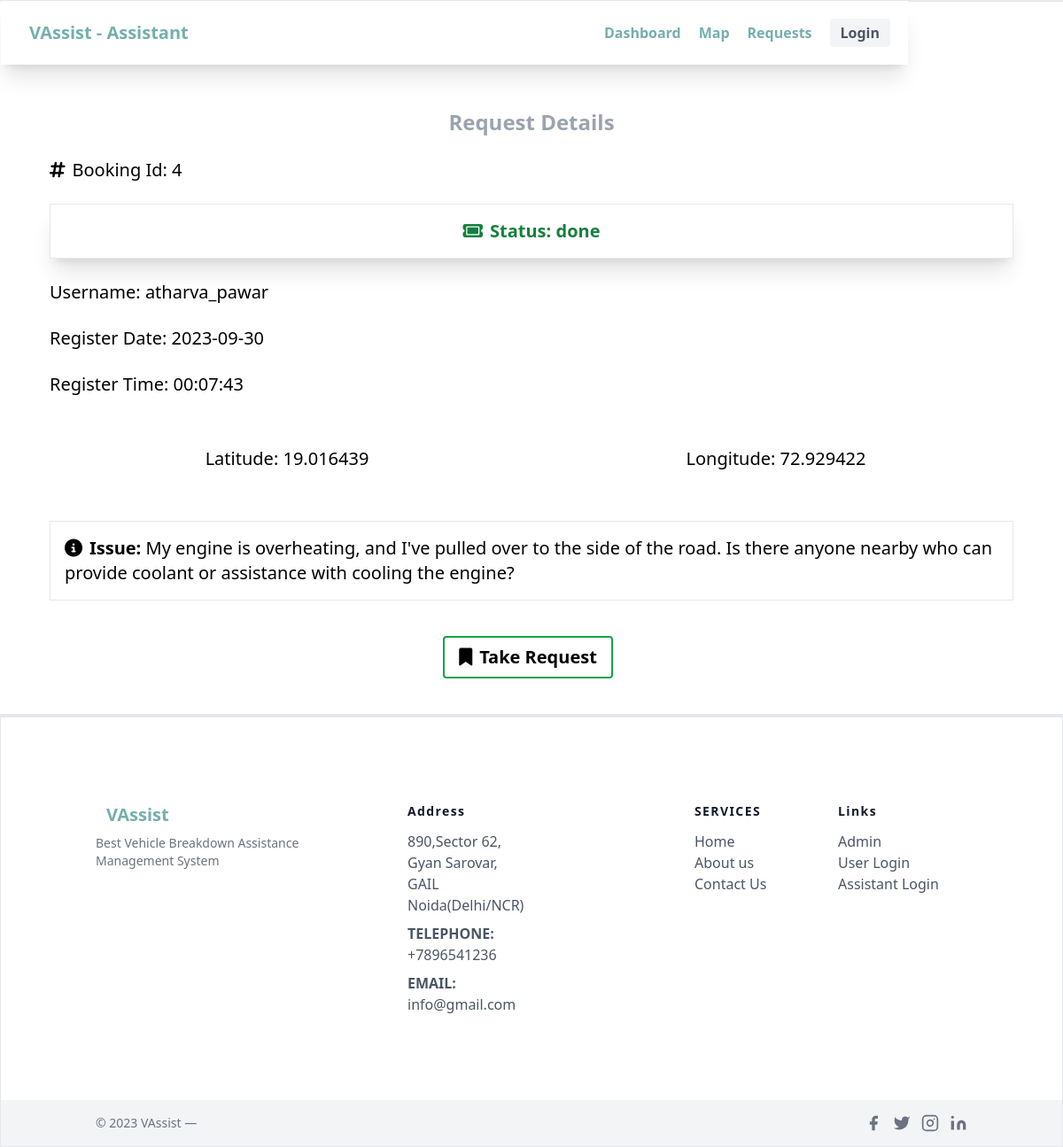
The app's page /bookingreq/4/ with its own data.
### vaapp/models.py (models this page shows, shortened)
class bookingreq(models.Model):
    Booking_id = models.AutoField(primary_key=True)
    U_id = models.IntegerField(default=0)
    username = models.CharField(max_length=100, default="")
    locationlat = models.CharField(max_length=100, default="")
    locationlong = models.CharField(max_length=100, default="")
    state = models.CharField(max_length=100, default="")
    message = models.CharField(max_length=500, default="")
    bookdate = models.CharField(max_length=15, default="")
    booktime = models.CharField(max_length=15, default="")
    assistedbyAss_id = models.IntegerField(default=0)
    status = models.CharField(max_length=15, default="") # status = new / active / done

### vaapp/views.py (the view)
# urls.py: path('bookingreq/<int:booking_id>/', views.booking_request, name='booking_request'),
def booking_request(request, booking_id):
    print("booking_id: ", booking_id)
    request_details = bookingreq.objects.filter(Booking_id=booking_id).first()
    return render(request, 'assistant/booking_request.html', {'request_details': request_details})

### vaapp/templates/assistant/booking_request.html (shortened to what this page needs)
{% extends 'assistant/assbase.html' %} {% block title %}VAssist | Booking Request {{ booking_id }}{% endblock %}
<div>{% block content %} {% load static %}</div>
<div class="mx-4 pt-24">
  <header>
    <h2 class="text-gray-400 text-2xl font-semibold m-6 text-center">Request Details</h2>
  </header>
  <div class=" mx-10">
    <p class="text-xl my-6"><i class="fa-solid fa-hashtag mr-2"></i>Booking Id: {{ request_details.Booking_id }}</p>
    <p class="text-xl my-6 p-4 border shadow-xl text-center text-green-700 font-bold"><i class="fa-solid fa-ticket mr-2"></i>Status: {{ request_details.status }}</p>
    <p class="text-xl my-6">Username: {{ request_details.username }}</p>
    <p class="text-xl my-6">Register Date: {{ request_details.bookdate }}</p>
    <p class="text-xl my-6">Register Time: {{ request_details.booktime }}</p>
    <div class="grid grid-cols-2 gap-4">
      <p class="text-xl my-6 text-center p-2">Latitude: {{ request_details.locationlat }}</p>
      <p class="text-xl my-6 text-center p-2">Longitude: {{ request_details.locationlong }}</p>
    </div>
    <p class="text-xl my-6 p-4 border my-4"><i class="fa-solid fa-circle-info mr-2"></i><b>Issue:</b> {{ request_details.message }}</p>
    <div>
      <form method="post" action="{% url 'take_request' %}">
        <div class="flex justify-center my-10">
            <button type="submit" class="text-xl py-2 px-4 font-bold border border-2 border-green-600 mx-4 rounded px-2 hover:shadow-xl hover:border-gray-700 mr-6"><i class="fa-solid fa-bookmark mr-2"></i>Take Request</button>
        </div>
      </form>
    </div>
  </div>
</div>
{% endblock %}

### records on screen
bookingreq: Booking_id "4", status "done", username "atharva_pawar", bookdate "2023-09-30", booktime "00:07:43", locationlat "19.016439", locationlong "72.929422", message "My engine is overheating, and I've pulled over to the side of the road. Is there anyone nearby who can provide coolant or assistance with cooling the engine?"
